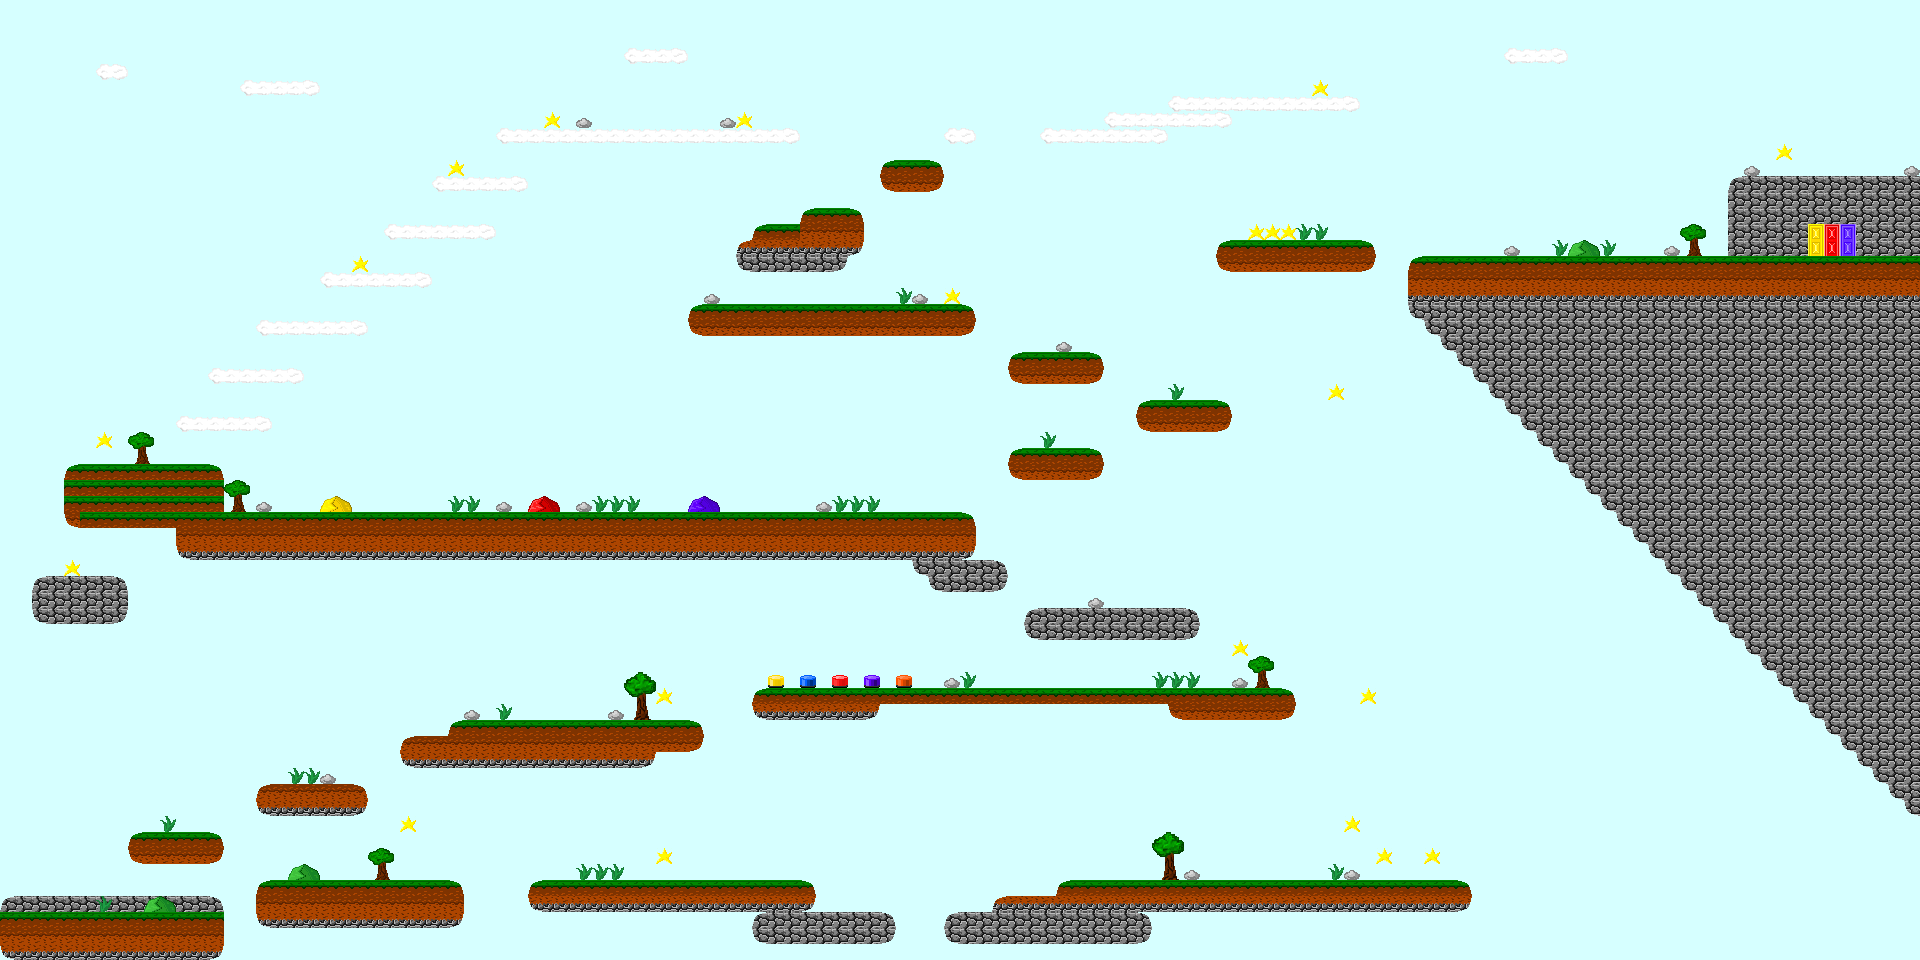

Below is a game level as drawn by its tile map, then a one-line description and the .tmx that defines it (tile-layer data replaced by summaries):
An orthogonal 120x60 tile map with 16x16 px tiles, 3 tile layers (background, graphics, buttons) and 128 objects.

<map version="1.0" tiledversion="1.0.2" orientation="orthogonal" renderorder="right-down" width="120" height="60" tilewidth="16" tileheight="16" nextobjectid="321">
 <tileset firstgid="1" name="alltiles" tilewidth="16" tileheight="16" tilecount="110" columns="11">
  <image source="tiles_16x16.png" width="176" height="160" />
  <tile id="90">
   <animation>
    <frame tileid="90" duration="300" />
    <frame tileid="91" duration="300" />
    <frame tileid="92" duration="300" />
    <frame tileid="91" duration="300" />
   </animation>
  </tile>
 </tileset>
 <layer name="background" width="120" height="60">
  <data>[7200 cells, 7200 non-empty, 4 distinct tile ids]</data>
 </layer>
 <layer name="graphics" width="120" height="60">
  <data>[7200 cells, 1620 non-empty, 52 distinct tile ids]</data>
 </layer>
 <layer name="buttons" width="120" height="60">
  <data>[7200 cells, 5 non-empty, 5 distinct tile ids]</data>
 </layer>
 <objectgroup color="#d6ffff" name="ground" offsetx="-1.69697" offsety="0.969697">
  <object id="2" x="35.3333" y="576.333" width="92.333" height="47.6667" />
  <object id="3" x="176.25" y="416" width="95.5" height="16.25" />
  <object id="4" x="208.25" y="368" width="95.5" height="16.25" />
  <object id="5" x="255.75" y="320.25" width="112" height="15.5" />
  <object id="6" x="320.25" y="272.25" width="111.25" height="16" />
  <object id="7" x="384" y="224" width="112" height="16.25" />
  <object id="8" x="432.25" y="176" width="95.5" height="16.5" />
  <object id="9" x="496" y="128" width="304" height="15.75" />
  <object id="11" x="944" y="128" width="32" height="15.75" />
  <object id="13" x="1039.75" y="127.75" width="128" height="16.5" />
  <object id="14" x="1103.75" y="111.75" width="127.75" height="15.75" />
  <object id="17" x="1168.5" y="96.25" width="191.25" height="15.5" />
  <object id="18" x="879.818" y="160" width="64.1818" height="31.8182" />
  <object id="19" x="800.182" y="207.818" width="63.4545" height="48.1818" />
  <object id="20" x="751.818" y="224" width="48.1818" height="47.8182" />
  <object id="21" x="735.818" y="240" width="16.1818" height="32" />
  <object id="22" x="800.182" y="256" width="47.4545" height="15.8182" />
  <object id="23" x="1216.33" y="240" width="159.333" height="32.3333" />
  <object id="24" x="688" y="303.667" width="287.667" height="32.3333" />
  <object id="25" x="1008" y="352" width="96.3333" height="32.3333" />
  <object id="26" x="1136" y="400.333" width="95.6667" height="31.6667" />
  <object id="27" x="1008" y="448" width="95.6667" height="31.6667" />
  <object id="28" x="1024" y="608.25" width="175.75" height="31.75" />
  <object id="29" x="64" y="464" width="159.333" height="48" />
  <object id="30" x="80" y="512.667" width="95.3333" height="15" />
  <object id="31" x="175.333" y="512.667" width="801.333" height="47.3333" />
  <object id="32" x="1761" y="256" width="179" height="416" />
  <object id="33" x="1409" y="256" width="352" height="64" />
  <object id="35" x="1425" y="321" width="336" height="46" />
  <object id="38" x="1472" y="368" width="289" height="48" />
  <object id="39" x="1521" y="417" width="241" height="46" />
  <object id="44" x="1569" y="465" width="193" height="47" />
  <object id="45" x="1617" y="514" width="144" height="44" />
  <object id="47" x="1664" y="558" width="97" height="49" />
  <object id="48" x="1713" y="609" width="48" height="47" />
  <object id="53" x="1856" y="753" width="75" height="62" />
  <object id="54" x="1776" y="672.667" width="48.6667" height="46.3333" />
  <object id="56" x="1825" y="672.333" width="103" height="80.3333" />
  <object id="57" x="128" y="832.667" width="95.6667" height="31" />
  <object id="58" x="0.333333" y="911.667" width="223" height="45.6667" />
  <object id="59" x="256" y="880" width="208" height="48.3333" />
  <object id="61" x="528.333" y="880.333" width="287.333" height="32" />
  <object id="63" x="752.667" y="912.667" width="143" height="31.6667" />
  <object id="64" x="944" y="912" width="207.667" height="31.6667" />
  <object id="66" x="255.333" y="784" width="113" height="32" />
  <object id="67" x="400" y="736" width="255.667" height="32.3333" />
  <object id="68" x="656" y="719.667" width="48" height="32" />
  <object id="71" x="448.333" y="719.667" width="207.667" height="15.6667" />
  <object id="72" x="752" y="688" width="127.667" height="32" />
  <object id="73" x="991" y="895.5" width="65.5" height="16" />
  <object id="74" x="1056.5" y="880.5" width="414.5" height="31.5" />
  <object id="77" x="879.667" y="688" width="414.667" height="15.6667" />
  <object id="125" x="1330" y="705" width="63" height="16" />
  <object id="126" x="1296" y="400" width="79.5" height="16.5" />
  <object id="185" x="1728.67" y="176" width="191.333" height="15.3333" />
  <object id="193" x="928.333" y="559.667" width="79.3333" height="32.6667" />
  <object id="195" x="912.333" y="560" width="15.6667" height="15.6667" />
  <object id="203" x="1679.67" y="223.667" width="27.6667" height="32.3333" />
  <object id="209" x="1249.5" y="656.5" width="27" height="31.5" />
  <object id="79" x="128" y="432" width="26.5" height="31.75" />
  <object id="80" x="223.5" y="479.75" width="27" height="32.75" />
  <object id="113" x="367.818" y="848.182" width="26.7273" height="31.8182" />
  <object id="114" x="624" y="672.5" width="31.75" height="47.25" />
  <object id="115" x="1152" y="832.25" width="31.75" height="48.25" />
  <object id="234" x="3" y="389" height="521" />
  <object id="235" x="3" y="-33" height="427" />
  <object id="236" x="3" y="-1.8333" width="1151" height="1.5" />
  <object id="237" x="1158.67" y="-4.3333" width="756.5" height="3" />
  <object id="239" x="1917" y="1" height="255" />
  <object id="241" x="1917" y="815" height="144.5" />
  <object id="265" x="1745.7" y="164.03" width="16" height="11" />
  <object id="266" x="576.697" y="119.03" width="17" height="7" />
  <object id="267" x="719.697" y="118.03" width="17" height="9" />
  <object id="270" x="815.697" y="500.03" width="18" height="11" />
  <object id="271" x="704.697" y="294.03" width="17" height="9" />
  <object id="273" x="911.697" y="293.03" width="17" height="10" />
  <object id="276" x="1054.7" y="342.03" width="18" height="9" />
  <object id="277" x="1087.7" y="598.03" width="17" height="9" />
  <object id="278" x="319.697" y="774.03" width="18" height="9" />
  <object id="279" x="463.697" y="710.03" width="18" height="10" />
  <object id="280" x="1343.7" y="869.03" width="17" height="10" />
  <object id="283" x="494.697" y="500.03" width="18" height="11" />
  <object id="284" x="576.697" y="502.03" width="16" height="9" />
  <object id="289" x="943.7" y="677.03" width="19" height="11" />
  <object id="303" x="1502.7" y="246.03" width="20" height="10" />
  <object id="314" x="254.697" y="501.03" width="20" height="10" />
  <object id="315" x="1904.7" y="165.03" width="16" height="10" />
  <object id="316" x="1185.7" y="871.03" width="16" height="9" />
  <object id="317" x="609" y="710" width="18" height="10" />
  <object id="318" x="1664.7" y="244.03" width="15" height="11" />
  </objectgroup>
 <objectgroup color="#d6ffff" name="stars" offsetx="0" offsety="-0.606061">
  <!-- 37 objects omitted --></objectgroup>
 <objectgroup color="#d6ffff" name="greenmonsters">
  <!-- 16 objects omitted --></objectgroup>
 <objectgroup color="#d6ffff" name="yellowMonsters">
  <!-- 10 objects omitted --></objectgroup>
 <objectgroup color="#d6ffff" name="bottom" offsetx="3.0303" offsety="-3.0303">
  <!-- 7 objects omitted --></objectgroup>
 <objectgroup color="#828282" name="door" opacity="0" offsetx="0.363636" offsety="-0.363636">
  <!-- 6 objects omitted --></objectgroup>
 <objectgroup name="Simplebuttons">
  <!-- 5 objects omitted --></objectgroup>
 <objectgroup name="Keybuttons">
  <!-- 3 objects omitted --></objectgroup>
</map>
<!-- 38 of 128 objects omitted -->